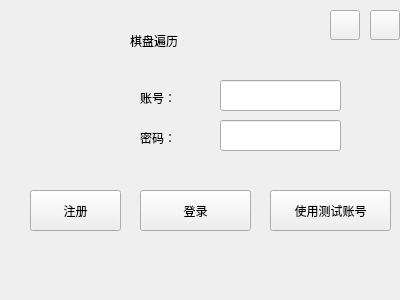
<?xml version="1.0" encoding="UTF-8"?>
<ui version="4.0">
 <class>login</class>
 <widget class="QWidget" name="login">
  <property name="geometry">
   <rect>
    <x>0</x>
    <y>0</y>
    <width>400</width>
    <height>300</height>
   </rect>
  </property>
  <property name="windowTitle">
   <string>Form</string>
  </property>
  <widget class="QPushButton" name="login_2">
   <property name="geometry">
    <rect>
     <x>140</x>
     <y>190</y>
     <width>111</width>
     <height>41</height>
    </rect>
   </property>
   <property name="text">
    <string>登录</string>
   </property>
  </widget>
  <widget class="QLineEdit" name="username">
   <property name="geometry">
    <rect>
     <x>220</x>
     <y>80</y>
     <width>121</width>
     <height>31</height>
    </rect>
   </property>
  </widget>
  <widget class="QLineEdit" name="password">
   <property name="geometry">
    <rect>
     <x>220</x>
     <y>120</y>
     <width>121</width>
     <height>31</height>
    </rect>
   </property>
  </widget>
  <widget class="QPushButton" name="clo">
   <property name="geometry">
    <rect>
     <x>370</x>
     <y>10</y>
     <width>30</width>
     <height>30</height>
    </rect>
   </property>
   <property name="text">
    <string/>
   </property>
  </widget>
  <widget class="QPushButton" name="min_login">
   <property name="geometry">
    <rect>
     <x>330</x>
     <y>10</y>
     <width>30</width>
     <height>30</height>
    </rect>
   </property>
   <property name="text">
    <string/>
   </property>
  </widget>
  <widget class="QLabel" name="title_login">
   <property name="geometry">
    <rect>
     <x>130</x>
     <y>10</y>
     <width>141</width>
     <height>61</height>
    </rect>
   </property>
   <property name="text">
    <string>棋盘遍历</string>
   </property>
  </widget>
  <widget class="QLabel" name="uesr">
   <property name="geometry">
    <rect>
     <x>140</x>
     <y>80</y>
     <width>80</width>
     <height>35</height>
    </rect>
   </property>
   <property name="text">
    <string>账号：</string>
   </property>
  </widget>
  <widget class="QLabel" name="pass">
   <property name="geometry">
    <rect>
     <x>140</x>
     <y>120</y>
     <width>80</width>
     <height>35</height>
    </rect>
   </property>
   <property name="text">
    <string>密码：</string>
   </property>
  </widget>
  <widget class="QLabel" name="xaohui">
   <property name="geometry">
    <rect>
     <x>0</x>
     <y>10</y>
     <width>61</width>
     <height>51</height>
    </rect>
   </property>
   <property name="text">
    <string/>
   </property>
  </widget>
  <widget class="QLabel" name="hor_tit">
   <property name="geometry">
    <rect>
     <x>10</x>
     <y>80</y>
     <width>111</width>
     <height>111</height>
    </rect>
   </property>
   <property name="text">
    <string/>
   </property>
  </widget>
  <widget class="QPushButton" name="test">
   <property name="geometry">
    <rect>
     <x>270</x>
     <y>190</y>
     <width>121</width>
     <height>41</height>
    </rect>
   </property>
   <property name="text">
    <string>使用测试账号</string>
   </property>
  </widget>
  <widget class="QPushButton" name="register_2">
   <property name="geometry">
    <rect>
     <x>30</x>
     <y>190</y>
     <width>91</width>
     <height>41</height>
    </rect>
   </property>
   <property name="text">
    <string>注册</string>
   </property>
  </widget>
 </widget>
 <resources/>
 <connections/>
</ui>
